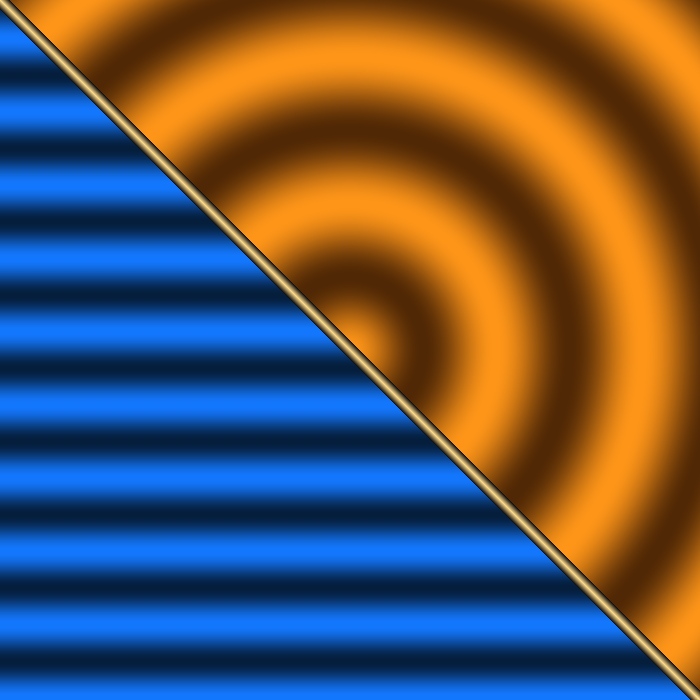

This figure's Python source:
import numpy as np
from PIL import Image

N = 700
X, Y = np.meshgrid(np.linspace(-3, 3, N), np.linspace(-3, 3, N)[::-1])  # Y flipped for image coords

D = X + Y

# Arches region: D > 0 (upper-left in image)
r = np.sqrt(X**2 + Y**2)
arch_v = (np.cos(r * 5) + 1) / 2

# Strata region: D < 0 (lower-right)
strata_v = (np.sin(Y * 10) + 1) / 2

mask_arch = D > 0.08
mask_strata = D < -0.08
mask_bound = ~mask_arch & ~mask_strata

img = np.zeros((N, N, 3), dtype=np.uint8)

# Arches: gold
img[mask_arch, 0] = (80 + 175 * arch_v[mask_arch]).astype(int)
img[mask_arch, 1] = (40 + 110 * arch_v[mask_arch]).astype(int)
img[mask_arch, 2] = (5 + 20 * arch_v[mask_arch]).astype(int)

# Strata: teal
img[mask_strata, 0] = (5 + 15 * strata_v[mask_strata]).astype(int)
img[mask_strata, 1] = (30 + 90 * strata_v[mask_strata]).astype(int)
img[mask_strata, 2] = (60 + 195 * strata_v[mask_strata]).astype(int)

# Boundary: warm glow
t = (1.0 - np.abs(D[mask_bound]) / 0.08).clip(0, 1)
img[mask_bound, 0] = (10 + 245 * t).astype(int)
img[mask_bound, 1] = (10 + 210 * t).astype(int)
img[mask_bound, 2] = (10 + 130 * t).astype(int)

Image.fromarray(img, 'RGB').save('/home/sprite/slop-salon-rahel/assets/phase-boundary.png')
print("Done")
